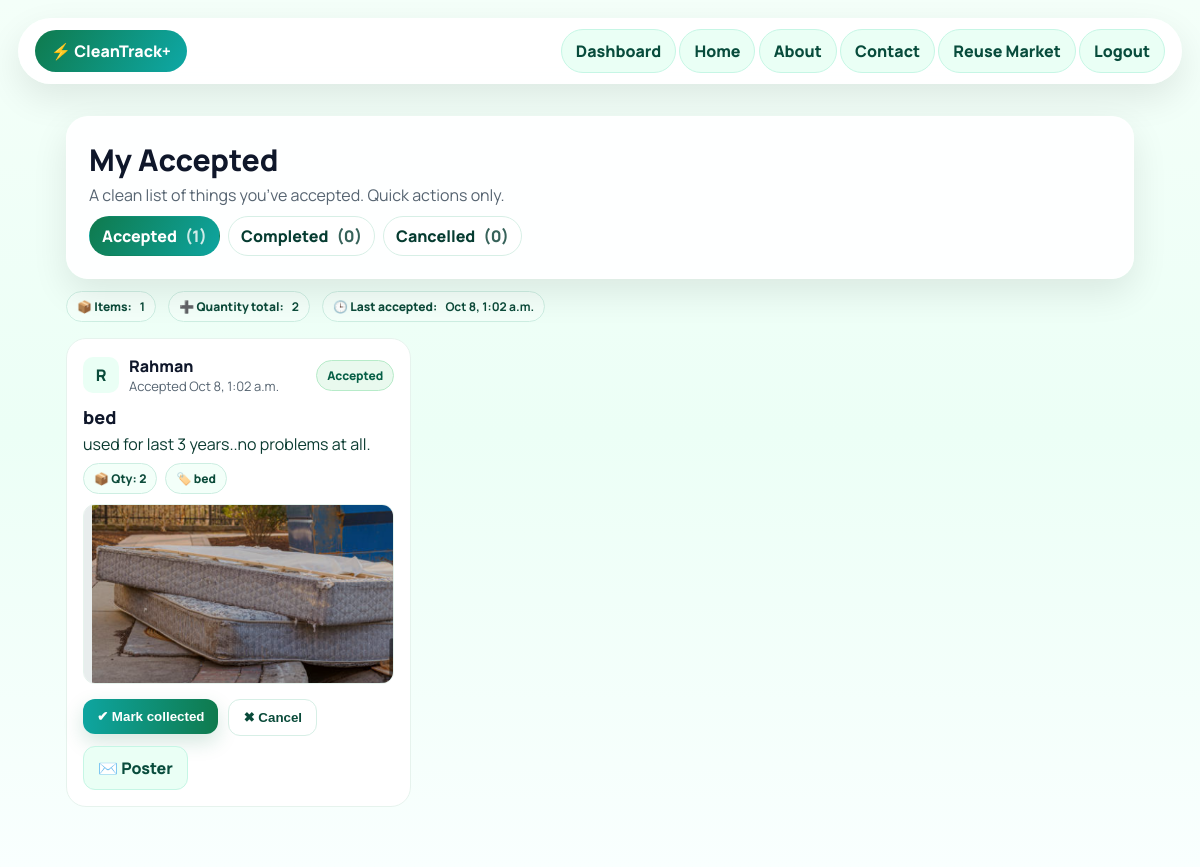
The app's page /users/accepted/ (signed in), older data.
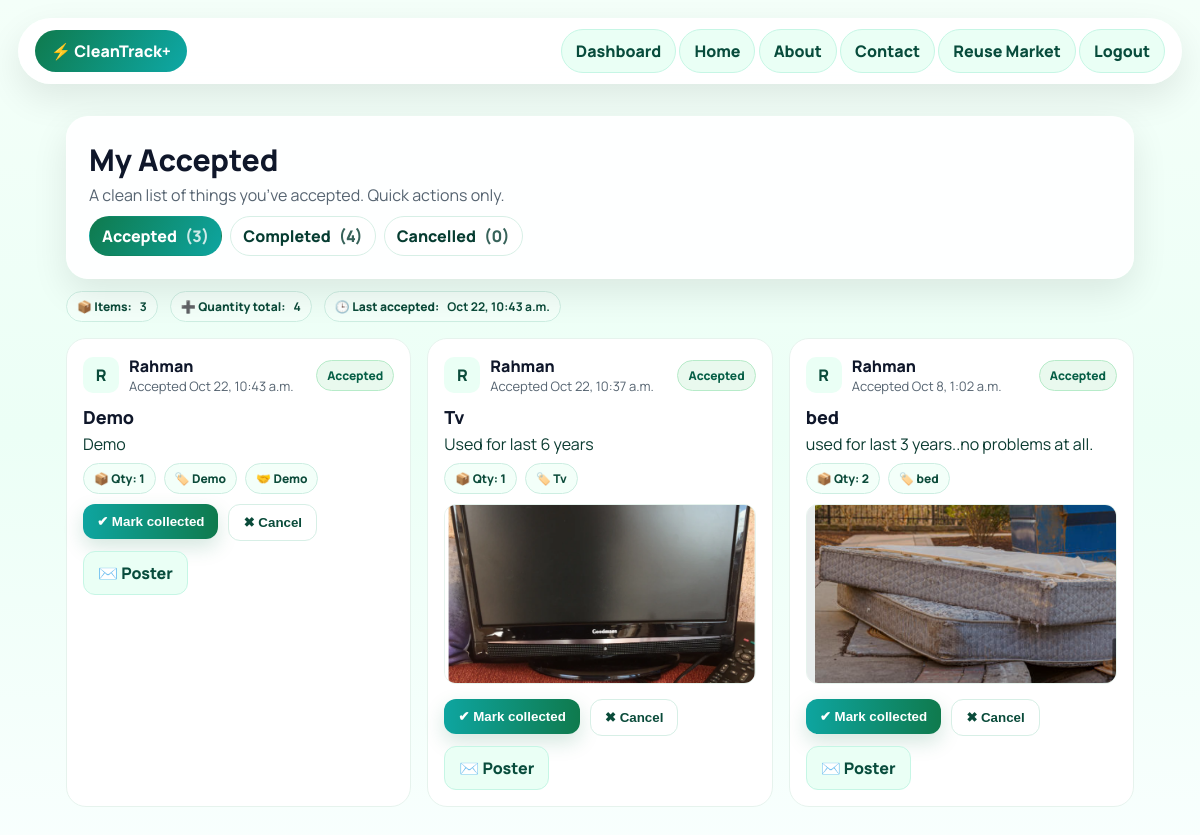
The same page, newer data.
### users/models.py (models this page shows, shortened)
class TimeStamped(models.Model):
    created = models.DateTimeField(auto_now_add=True)
    updated = models.DateTimeField(auto_now=True)
    class Meta:
        abstract = True

class ReuseDonation(TimeStamped):
    class Status(models.TextChoices):
        PENDING   = "pending", "Pending"
        ACCEPTED  = "accepted", "Accepted"
        DONATED   = "donated", "Donated"
        CANCELLED = "cancelled", "Cancelled"
    user = models.ForeignKey(
        settings.AUTH_USER_MODEL,
        on_delete=models.CASCADE,
        related_name="reuse_donations",
    )
    category = models.CharField(max_length=50)
    quantity = models.PositiveIntegerField(default=1)
    partner  = models.CharField(max_length=120, blank=True, default="")
    note     = models.CharField(max_length=255, blank=True, default="")
    photo    = models.ImageField(upload_to="reuse_photos/", blank=True, null=True)
    status = models.CharField(
        max_length=20,
        choices=Status.choices,
        default=Status.PENDING,
        db_index=True,
    )
    accepted_by = models.ForeignKey(
        settings.AUTH_USER_MODEL,
        null=True, blank=True,
        related_name="reuses_taken",
        on_delete=models.SET_NULL,
        help_text="User who accepted the item (if any).",
    )
    accepted_at = models.DateTimeField(
        null=True, blank=True,
        help_text="When the item was accepted (if accepted).",
    )
    class Meta:
        ordering = ("-created",)
        indexes = [
            models.Index(fields=("status", "created")),
            models.Index(fields=("status", "accepted_at")),
        ]
        constraints = [
            models.CheckConstraint(
                name="reuse_accepted_by_not_self",
                check=Q(accepted_by__isnull=True) | ~Q(accepted_by=F("user")),
            ),
            models.CheckConstraint(
                name="reuse_accept_fields_null_when_pending",
                check=~Q(status="pending") | (Q(accepted_by__isnull=True) & Q(accepted_at__isnull=True)),
            ),
            models.CheckConstraint(
                name="reuse_accept_fields_set_when_accepted",
                check=~Q(status="accepted") | (Q(accepted_by__isnull=False) & Q(accepted_at__isnull=False)),
            ),
        ]
    @property
    def item_name(self):
        return self.category
    @property
    def description(self):
        return self.note or ""

class User(AbstractUser):
    ROLE_CHOICES = (
        ("regular", "Regular"),
        ("driver",  "Driver"),
        ("admin",   "Admin"),
    )
    role = models.CharField(max_length=10, choices=ROLE_CHOICES, default="regular")
    phone_number = models.CharField(max_length=15, blank=True, null=True)

### users/views.py (the view)
# urls.py: path("accepted/", views.accepted_list, name="accepted_list"),
@login_required
def accepted_list(request):
    status = request.GET.get("status") or "accepted"
    base_qs = (ReuseDonation.objects.select_related("user", "accepted_by")
               .filter(accepted_by=request.user)
               .order_by("-accepted_at", "-created"))
    qs = base_qs
    if status in {"accepted", "completed", "cancelled"}:
        qs = qs.filter(status=status)
    paginator = Paginator(qs, 12)
    page_obj = paginator.get_page(request.GET.get("page"))
    counts = {
        "accepted": base_qs.filter(status="accepted").count(),
        "completed": base_qs.filter(status="completed").count(),
        "cancelled": base_qs.filter(status="cancelled").count(),
    }
    agg = qs.aggregate(sum_quantity=Sum("quantity"))
    sum_quantity = agg.get("sum_quantity") or 0
    first = qs.first()
    last_accepted = (first.accepted_at or first.created) if first else None
    ctx = {
        "page_obj": page_obj,
        "status": status,
        "counts": counts,
        "total": paginator.count,
        "sum_quantity": sum_quantity,
        "last_accepted": last_accepted,
    }
    return render(request, "accepted_list.html", ctx)

### templates/accepted_list.html (shortened to what the changed rows need)
{% load static %}
<!doctype html>
<html lang="en">
<head>
</head>
<body>
  <div class="bg"></div>
  <header class="topbar glass">
    <div class="brand">⚡ CleanTrack+</div>
    <nav>
    </nav>
  </header>
  <div class="wrap">
    <section class="hero glass">
      <h1 class="title">My Accepted</h1>
      <div class="tabs">
        <a class="tab {% if status == 'accepted' %}active{% endif %}" href="{% url 'users:accepted_list' %}?status=accepted">Accepted <span class="count">({{ counts.accepted }})</span></a>
        <a class="tab {% if status == 'completed' %}active{% endif %}" href="{% url 'users:accepted_list' %}?status=completed">Completed <span class="count">({{ counts.completed }})</span></a>
      </div>
    </section>
    <div style="display:flex;gap:12px;flex-wrap:wrap;margin-top:12px">
      <span class="pill">📦 Items: <strong>{{ total }}</strong></span>
      <span class="pill">➕ Quantity total: <strong>{{ sum_quantity }}</strong></span>
      {% if last_accepted %}
        <span class="pill">🕒 Last accepted: <strong>{{ last_accepted|date:"M j, g:i a" }}</strong></span>
      {% endif %}
    </div>
    <section class="grid">
      {% for it in page_obj.object_list %}
        {% with st=it.status|default:'accepted'|lower %}
        <article class="card">
          <div class="top">
            <div class="avatar">{{ it.user.username|slice:":1"|upper }}</div>
            <div>
              <div class="who">{{ it.user.get_full_name|default:it.user.username }}</div>
              <div class="when">
                {% if it.accepted_at %}Accepted {{ it.accepted_at|date:"M j, g:i a" }}{% endif %}
              </div>
            </div>
            <div class="status {{ st }}">{{ st }}</div>
          </div>
          <div class="name">{{ it.item_name|default:it.description|default:"Donation" }}</div>
          {% if it.note %}<p class="note">{{ it.note }}</p>{% endif %}
          <div class="meta">
            <span class="pill">📦 Qty: {{ it.quantity|default:"1" }}</span>
            {% if it.category %}<span class="pill">🏷️ {{ it.category }}</span>{% endif %}
            {% if it.partner %}<span class="pill">🤝 {{ it.partner }}</span>{% endif %}
          </div>
          {% if it.photo %}<div class="thumb"><img src="{{ it.photo.url }}" alt="item photo"></div>{% endif %}
          <div class="actions">
            {% if it.accepted_by_id == request.user.id %}
              {% if st == 'accepted' %}
                <form method="post" action="{% url 'users:accepted_mark_complete' it.id %}">{% csrf_token %}
                  <button class="btn btn-primary" type="submit">✔ Mark collected</button>
                </form>
                <form method="post" action="{% url 'users:accepted_cancel' it.id %}">{% csrf_token %}
                  <button class="btn btn-line" type="submit">✖ Cancel</button>
                </form>
              {% elif st == 'completed' %}
                <span class="pill">🎉 Completed</span>
              {% elif st == 'cancelled' %}
                <span class="pill">🚫 Cancelled</span>
              {% endif %}
            {% endif %}
            <details class="ctc">
              <summary class="btn btn-ghost">✉️ Poster</summary>
            </details>
          </div>
        </article>
        {% endwith %}
      {% empty %}
        <div class="glass" style="grid-column:1/-1; padding:20px; border-radius:18px; font-weight:800; color:#0a4b3a">
          Nothing here yet. Visit the <a href="{% url 'users:reuse_market' %}">Reuse Market</a> to accept something.
        </div>
      {% endfor %}
    </section>
  </div>
</body>
</html>

Row changes from the older to the newer data that the page shows:
added ReuseDonation: accepted_at "Oct 22, 10:43 a.m.", user.username "R", user.get_full_name "Rahman", status "Accepted", item_name "Demo", note "Demo", quantity "1", category "Demo", partner "Demo", shows "✔ Mark collected"
now on this page (row edited): ReuseDonation: user.username "R", user.get_full_name "Rahman", accepted_at "Oct 22, 10:37 a.m.", status "Accepted", item_name "Tv", note "Used for last 6 years", quantity "1", category "Tv", photo (picture), shows "✔ Mark collected"
Text that changed along with them:
{{ counts.accepted }}: "1" → "3"
{{ counts.completed }}: "0" → "4"
{{ total }}: "1" → "3"
{{ sum_quantity }}: "2" → "4"
{{ last_accepted|date:"M j, g:i a" }}: "Oct 8, 1:02 a.m." → "Oct 22, 10:43 a.m."
